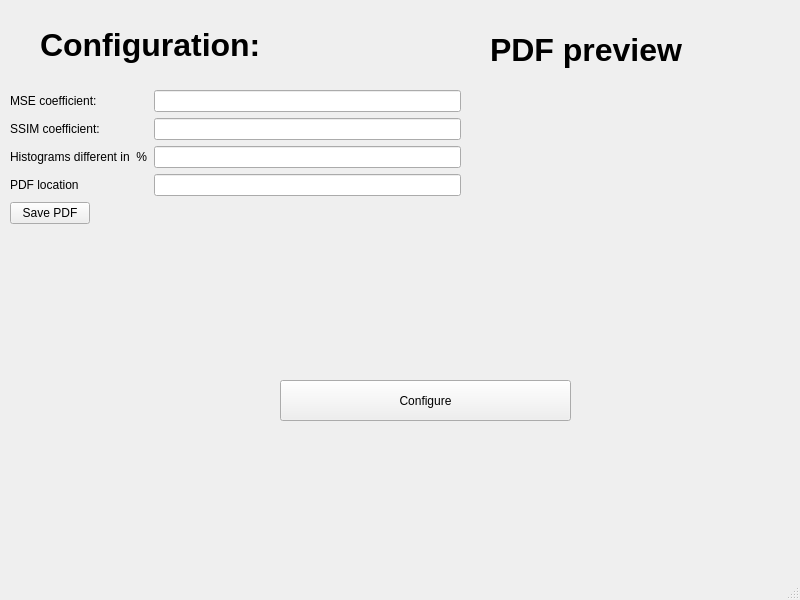
<?xml version="1.0" encoding="UTF-8"?>
<ui version="4.0">
 <class>MainWindow</class>
 <widget class="QMainWindow" name="MainWindow">
  <property name="geometry">
   <rect>
    <x>0</x>
    <y>0</y>
    <width>800</width>
    <height>600</height>
   </rect>
  </property>
  <property name="windowTitle">
   <string>Quality Assurance in printing industry</string>
  </property>
  <widget class="QWidget" name="centralwidget">
   <widget class="QWidget" name="formLayoutWidget">
    <property name="geometry">
     <rect>
      <x>10</x>
      <y>90</y>
      <width>451</width>
      <height>271</height>
     </rect>
    </property>
    <layout class="QFormLayout" name="formLayout">
     <item row="0" column="0">
      <widget class="QLabel" name="mse_coefficient_label">
       <property name="text">
        <string>MSE coefficient:</string>
       </property>
      </widget>
     </item>
     <item row="0" column="1">
      <widget class="QLineEdit" name="mse_coeficient"/>
     </item>
     <item row="1" column="0">
      <widget class="QLabel" name="ssim_coefficient_label">
       <property name="text">
        <string>SSIM coefficient:</string>
       </property>
      </widget>
     </item>
     <item row="1" column="1">
      <widget class="QLineEdit" name="SSIM_coeficient_2"/>
     </item>
     <item row="2" column="0">
      <widget class="QLabel" name="histograms_different_label">
       <property name="text">
        <string>Histograms different in  %</string>
       </property>
      </widget>
     </item>
     <item row="2" column="1">
      <widget class="QLineEdit" name="histograms"/>
     </item>
     <item row="3" column="0">
      <widget class="QLabel" name="pdf_location_label">
       <property name="text">
        <string>PDF location</string>
       </property>
      </widget>
     </item>
     <item row="3" column="1">
      <widget class="QLineEdit" name="pdf_location"/>
     </item>
     <item row="4" column="0">
      <widget class="QPushButton" name="save_pdf">
       <property name="text">
        <string>Save PDF</string>
       </property>
      </widget>
     </item>
    </layout>
   </widget>
   <widget class="QPushButton" name="configure_button">
    <property name="geometry">
     <rect>
      <x>280</x>
      <y>380</y>
      <width>291</width>
      <height>41</height>
     </rect>
    </property>
    <property name="text">
     <string>Configure</string>
    </property>
   </widget>
   <widget class="QLabel" name="configuration_label">
    <property name="geometry">
     <rect>
      <x>40</x>
      <y>15</y>
      <width>291</width>
      <height>61</height>
     </rect>
    </property>
    <property name="text">
     <string>&lt;html&gt;&lt;head/&gt;&lt;body&gt;&lt;p&gt;&lt;span style=&quot; font-size:24pt; font-weight:600;&quot;&gt;Configuration:&lt;/span&gt;&lt;/p&gt;&lt;/body&gt;&lt;/html&gt;</string>
    </property>
    <property name="textFormat">
     <enum>Qt::AutoText</enum>
    </property>
    <property name="scaledContents">
     <bool>true</bool>
    </property>
   </widget>
   <widget class="QLabel" name="pdf_preview">
    <property name="geometry">
     <rect>
      <x>470</x>
      <y>90</y>
      <width>311</width>
      <height>261</height>
     </rect>
    </property>
    <property name="text">
     <string/>
    </property>
   </widget>
   <widget class="QLabel" name="pdf_preview_label">
    <property name="geometry">
     <rect>
      <x>490</x>
      <y>20</y>
      <width>241</width>
      <height>61</height>
     </rect>
    </property>
    <property name="text">
     <string>&lt;html&gt;&lt;head/&gt;&lt;body&gt;&lt;p&gt;&lt;span style=&quot; font-size:24pt; font-weight:600;&quot;&gt;PDF preview&lt;/span&gt;&lt;/p&gt;&lt;/body&gt;&lt;/html&gt;</string>
    </property>
    <property name="textFormat">
     <enum>Qt::AutoText</enum>
    </property>
    <property name="scaledContents">
     <bool>true</bool>
    </property>
   </widget>
  </widget>
  <widget class="QMenuBar" name="menubar">
   <property name="geometry">
    <rect>
     <x>0</x>
     <y>0</y>
     <width>800</width>
     <height>21</height>
    </rect>
   </property>
  </widget>
  <widget class="QStatusBar" name="statusbar"/>
 </widget>
 <resources/>
 <connections/>
</ui>
